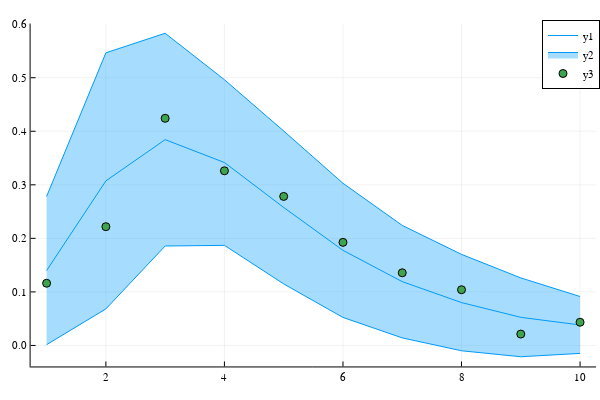
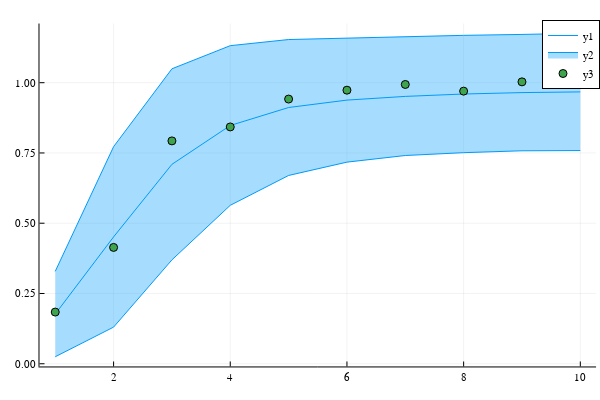

Notebook code for these charts, in order:
### Code cell
new_parameter = copy(true_parameter)
new_parameter[2] = gamma_max

plt1, plt2 = data_check_plot(problem, new_parameter, tobs, y_load)
display(plt1)
display(plt2)

### Figure 1 — Plotly figure (JSON) as saved in the notebook; plotly's stock layout.template omitted (floating-point values rounded to 4 significant figures)
{"data": [{"colorbar": {"title": ""}, "legendgroup": "y1", "line": {"color": "rgba(0, 154, 250, 1.000)", "dash": "solid", "shape": "linear", "width": 1}, "mode": "lines", "name": "y1", "showlegend": true, "type": "scatter", "x": [1, 2, 3, 4, 5, 6, 7, 8, 9, 10], "xaxis": "x", "y": [0.1399, 0.3074, 0.3844, 0.3416, 0.2577, 0.1776, 0.1192, 0.08009, 0.05252, 0.03828], "yaxis": "y", "zmax": null, "zmin": null}, {"colorbar": {"title": ""}, "legendgroup": "y2", "line": {"color": "rgba(0, 154, 250, 1.000)", "dash": "solid", "shape": "linear", "width": 1}, "mode": "lines", "name": "y2", "showlegend": false, "type": "scatter", "x": [1, 2, 3, 4, 5, 6, 7, 8, 9, 10], "xaxis": "x", "y": [0.2783, 0.5465, 0.583, 0.4963, 0.4005, 0.3029, 0.2242, 0.1701, 0.1261, 0.0914], "yaxis": "y", "zmax": null, "zmin": null}, {"colorbar": {"title": ""}, "fill": "tonexty", "fillcolor": "rgba(0, 154, 250, 0.350)", "legendgroup": "y2", "line": {"color": "rgba(0, 154, 250, 1.000)", "dash": "solid", "shape": "linear", "width": 1}, "mode": "lines", "name": "y2", "showlegend": true, "type": "scatter", "x": [1, 2, 3, 4, 5, 6, 7, 8, 9, 10], "xaxis": "x", "y": [0.001417, 0.06823, 0.1857, 0.1869, 0.1149, 0.0523, 0.01411, -0.009937, -0.0211, -0.01484], "yaxis": "y", "zmax": null, "zmin": null}, {"colorbar": {"title": ""}, "legendgroup": "y3", "marker": {"color": "rgba(62, 164, 78, 1.000)", "line": {"color": "rgba(0, 0, 0, 1.000)", "width": 1}, "size": 8, "symbol": "circle"}, "mode": "markers", "name": "y3", "showlegend": true, "type": "scatter", "x": [1, 2, 3, 4, 5, 6, 7, 8, 9, 10], "xaxis": "x", "y": [0.1161, 0.2218, 0.4242, 0.3262, 0.2783, 0.1925, 0.1357, 0.1041, 0.02125, 0.04334], "yaxis": "y", "zmax": null, "zmin": null}], "layout": {"annotations": [], "height": 400, "legend": {"bgcolor": "rgba(255, 255, 255, 1.000)", "bordercolor": "rgba(0, 0, 0, 1.000)", "borderwidth": 1, "font": {"color": "rgba(0, 0, 0, 1.000)", "family": "sans-serif", "size": 11}, "title": {"font": {"color": "rgba(0, 0, 0, 1.000)", "family": "sans-serif", "size": 15}, "text": ""}, "tracegroupgap": 0, "traceorder": "normal", "x": 1, "xanchor": "auto", "y": 1, "yanchor": "auto"}, "margin": {"b": 20, "l": 0, "r": 0, "t": 20}, "paper_bgcolor": "rgba(255, 255, 255, 1.000)", "plot_bgcolor": "rgba(255, 255, 255, 1.000)", "showlegend": true, "width": 600, "xaxis": {"anchor": "y", "domain": [0.05101, 0.9934], "gridcolor": "rgba(0, 0, 0, 0.100)", "gridwidth": 0.5, "linecolor": "rgba(0, 0, 0, 1.000)", "mirror": false, "range": [0.73, 10.27], "showgrid": true, "showline": true, "showticklabels": true, "tickangle": 0, "tickcolor": "rgb(0, 0, 0)", "tickfont": {"color": "rgba(0, 0, 0, 1.000)", "family": "sans-serif", "size": 11}, "tickmode": "array", "ticks": "inside", "ticktext": ["2", "4", "6", "8", "10"], "tickvals": [2, 4, 6, 8, 10], "title": "", "titlefont": {"color": "rgba(0, 0, 0, 1.000)", "family": "sans-serif", "size": 15}, "type": "-", "visible": true, "zeroline": false, "zerolinecolor": "rgba(0, 0, 0, 1.000)"}, "yaxis": {"anchor": "x", "domain": [0.03762, 0.9902], "gridcolor": "rgba(0, 0, 0, 0.100)", "gridwidth": 0.5, "linecolor": "rgba(0, 0, 0, 1.000)", "mirror": false, "range": [-0.03923, 0.6012], "showgrid": true, "showline": true, "showticklabels": true, "tickangle": 0, "tickcolor": "rgb(0, 0, 0)", "tickfont": {"color": "rgba(0, 0, 0, 1.000)", "family": "sans-serif", "size": 11}, "tickmode": "array", "ticks": "inside", "ticktext": ["0.0", "0.1", "0.2", "0.3", "0.4", "0.5", "0.6"], "tickvals": [0, 0.1, 0.2, 0.3, 0.4, 0.5, 0.6], "title": "", "titlefont": {"color": "rgba(0, 0, 0, 1.000)", "family": "sans-serif", "size": 15}, "type": "-", "visible": true, "zeroline": false, "zerolinecolor": "rgba(0, 0, 0, 1.000)"}}}

### Figure 2 — Plotly figure (JSON) as saved in the notebook; plotly's stock layout.template omitted (floating-point values rounded to 4 significant figures)
{"data": [{"colorbar": {"title": ""}, "legendgroup": "y1", "line": {"color": "rgba(0, 154, 250, 1.000)", "dash": "solid", "shape": "linear", "width": 1}, "mode": "lines", "name": "y1", "showlegend": true, "type": "scatter", "x": [1, 2, 3, 4, 5, 6, 7, 8, 9, 10], "xaxis": "x", "y": [0.1769, 0.4513, 0.7095, 0.8477, 0.9117, 0.9381, 0.9512, 0.9597, 0.9647, 0.9673], "yaxis": "y", "zmax": null, "zmin": null}, {"colorbar": {"title": ""}, "legendgroup": "y2", "line": {"color": "rgba(0, 154, 250, 1.000)", "dash": "solid", "shape": "linear", "width": 1}, "mode": "lines", "name": "y2", "showlegend": false, "type": "scatter", "x": [1, 2, 3, 4, 5, 6, 7, 8, 9, 10], "xaxis": "x", "y": [0.3288, 0.7723, 1.049, 1.132, 1.154, 1.159, 1.162, 1.168, 1.172, 1.176], "yaxis": "y", "zmax": null, "zmin": null}, {"colorbar": {"title": ""}, "fill": "tonexty", "fillcolor": "rgba(0, 154, 250, 0.350)", "legendgroup": "y2", "line": {"color": "rgba(0, 154, 250, 1.000)", "dash": "solid", "shape": "linear", "width": 1}, "mode": "lines", "name": "y2", "showlegend": true, "type": "scatter", "x": [1, 2, 3, 4, 5, 6, 7, 8, 9, 10], "xaxis": "x", "y": [0.02493, 0.1303, 0.3696, 0.5637, 0.67, 0.7174, 0.741, 0.751, 0.7577, 0.7586], "yaxis": "y", "zmax": null, "zmin": null}, {"colorbar": {"title": ""}, "legendgroup": "y3", "marker": {"color": "rgba(62, 164, 78, 1.000)", "line": {"color": "rgba(0, 0, 0, 1.000)", "width": 1}, "size": 8, "symbol": "circle"}, "mode": "markers", "name": "y3", "showlegend": true, "type": "scatter", "x": [1, 2, 3, 4, 5, 6, 7, 8, 9, 10], "xaxis": "x", "y": [0.1839, 0.414, 0.7929, 0.8426, 0.9418, 0.9733, 0.9937, 0.97, 1.003, 1.006], "yaxis": "y", "zmax": null, "zmin": null}], "layout": {"annotations": [], "height": 400, "legend": {"bgcolor": "rgba(255, 255, 255, 1.000)", "bordercolor": "rgba(0, 0, 0, 1.000)", "borderwidth": 1, "font": {"color": "rgba(0, 0, 0, 1.000)", "family": "sans-serif", "size": 11}, "title": {"font": {"color": "rgba(0, 0, 0, 1.000)", "family": "sans-serif", "size": 15}, "text": ""}, "tracegroupgap": 0, "traceorder": "normal", "x": 1, "xanchor": "auto", "y": 1, "yanchor": "auto"}, "margin": {"b": 20, "l": 0, "r": 0, "t": 20}, "paper_bgcolor": "rgba(255, 255, 255, 1.000)", "plot_bgcolor": "rgba(255, 255, 255, 1.000)", "showlegend": true, "width": 600, "xaxis": {"anchor": "y", "domain": [0.06582, 0.9934], "gridcolor": "rgba(0, 0, 0, 0.100)", "gridwidth": 0.5, "linecolor": "rgba(0, 0, 0, 1.000)", "mirror": false, "range": [0.73, 10.27], "showgrid": true, "showline": true, "showticklabels": true, "tickangle": 0, "tickcolor": "rgb(0, 0, 0)", "tickfont": {"color": "rgba(0, 0, 0, 1.000)", "family": "sans-serif", "size": 11}, "tickmode": "array", "ticks": "inside", "ticktext": ["2", "4", "6", "8", "10"], "tickvals": [2, 4, 6, 8, 10], "title": "", "titlefont": {"color": "rgba(0, 0, 0, 1.000)", "family": "sans-serif", "size": 15}, "type": "-", "visible": true, "zeroline": false, "zerolinecolor": "rgba(0, 0, 0, 1.000)"}, "yaxis": {"anchor": "x", "domain": [0.03762, 0.9902], "gridcolor": "rgba(0, 0, 0, 0.100)", "gridwidth": 0.5, "linecolor": "rgba(0, 0, 0, 1.000)", "mirror": false, "range": [-0.009595, 1.21], "showgrid": true, "showline": true, "showticklabels": true, "tickangle": 0, "tickcolor": "rgb(0, 0, 0)", "tickfont": {"color": "rgba(0, 0, 0, 1.000)", "family": "sans-serif", "size": 11}, "tickmode": "array", "ticks": "inside", "ticktext": ["0.00", "0.25", "0.50", "0.75", "1.00"], "tickvals": [0, 0.25, 0.5, 0.75, 1], "title": "", "titlefont": {"color": "rgba(0, 0, 0, 1.000)", "family": "sans-serif", "size": 15}, "type": "-", "visible": true, "zeroline": false, "zerolinecolor": "rgba(0, 0, 0, 1.000)"}}}
